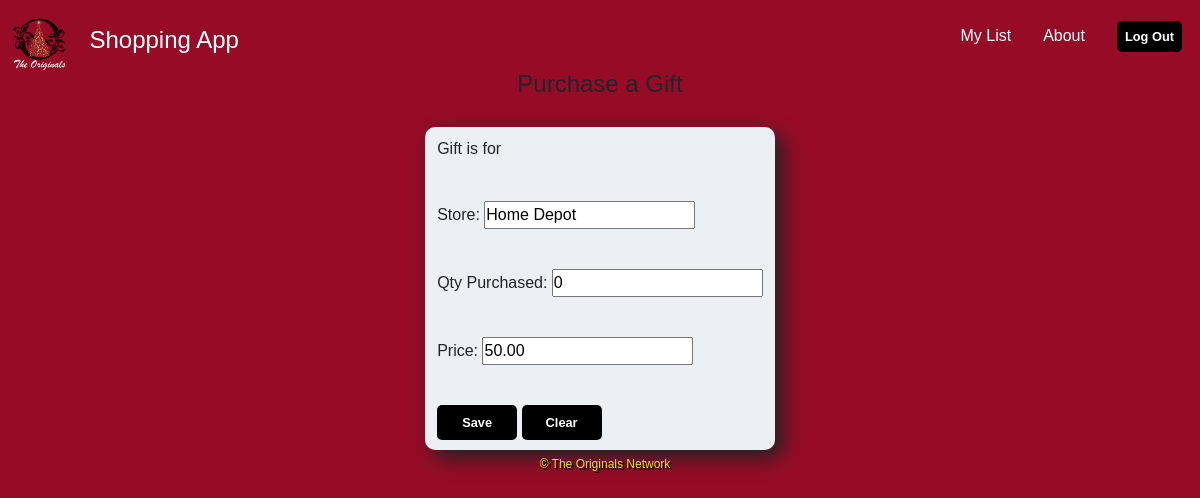
The page /purchase-gift/2 (signed in) on the database its author committed.
### giftlist/models.py (models this page shows, shortened)
class Gift(models.Model):
    STATUS = (
    ('Available', 'Available'),
    ('Purchased', 'Purchased'),
    )
    name = models.CharField(max_length=200, null=True)
    description = models.CharField(max_length=200, null=True, blank=True)
    category = models.ForeignKey("Category", null=True, blank=True, on_delete=models.CASCADE)
    retailer = models.CharField(max_length=200, null=True, blank=True)
    retailer_link = models.URLField(max_length=200, null=True, blank=True, help_text="For example: the link to an item on Amazon.")
    qty_asked_for = models.IntegerField(default=1 , null=True)
    qty_purchased = models.IntegerField(default=0, null=True , blank=True)
    estimated_price = models.FloatField(null=True, blank=True)
    price = models.DecimalField(max_digits=5, decimal_places=2, null=True, blank=True)
    status = models.CharField(max_length=200, null=True, choices=STATUS, default='Available')
    date_created = models.DateTimeField(auto_now_add=True, null=True)
    purchased_by = models.ForeignKey("Member", related_name='related_gift_purchaser', null=True, blank=True, on_delete=models.CASCADE)
    gift_for = models.ForeignKey("Member", related_name='related_gifts_for_member', null=True, blank=True, on_delete=models.CASCADE)

### giftlist/views.py (the view, shortened to what this page needs)
# urls.py: path('purchase-gift/<pk>', views.purchase_gift, name='purchase-gift'),
@login_required(login_url='userlogin')
def purchase_gift(request, pk):
    gift = Gift.objects.get(id=pk)
    person = Gift.gift_for
    buyer = Member.objects.get(first_name=request.user.username)
    form = PurchaseGiftForm(instance=gift)
    context = {'gift':form, 'person':person}
    return render(request, 'giftlist/purchase-gift.html', context)

### giftlist/forms.py
class PurchaseGiftForm(forms.ModelForm):
    class Meta:
        model = Gift
        fields = ["retailer",
                  "qty_purchased",
                  "price",]

### giftlist/templates/giftlist/purchase-gift.html (shortened to what this page needs)
{% extends 'giftlist/base.html' %}
{% block content%}
{% load static %}
<h4>Purchase a Gift</h4>
<div class="container">
    <form method="post" autocomplete="off">
        <p>Gift is for {{gift.gift_for}}</p><br>
        <p>Store: {{gift.retailer}}</p><br>
        <p>Qty Purchased: {{gift.qty_purchased}}</p><br>
        <p>Price: {{gift.price}}</p>
        <br>
        <button type="submit" class="action_btn">Save</button>
        <button type="reset" class="action_btn">Clear</button>
      </form>
</div>
{% endblock %}

### giftlist/static/css/styles.css (style rules this page uses)
* { margin: 0; padding: 0; font-family: Arial, Helvetica, sans-serif; box-sizing: border-box; }
body { display: flex; align-items: center; padding: 10px; flex-direction: column; height: 100vh; width: 100%; background-color: rgb(150, 12, 39); }
.action_btn { background-color: black; width:fit-content; min-width: 80px; text-align: center; color: #fff; padding: 0.5rem 0.5rem; border: none; outline: none; border-radius: 5px; font-size: 0.8rem; font-weight: bold; cursor: pointer; transition: scale 0.3 ease; }
.container { margin-top: 20px; display: flex; flex-direction: column; align-items: center; position: relative; justify-content: center; max-width: 350px; width: 100%; height: auto; border-radius: 10px; padding: 10px; box-sizing: border-box; background: #ecf0f3; box-shadow: 8px 8px 20px #222; }
.container p { justify-content: left; font-size: 1rem; }

### rows shown on the page
Gift: retailer "Home Depot", qty_purchased "0", price "50.00"
